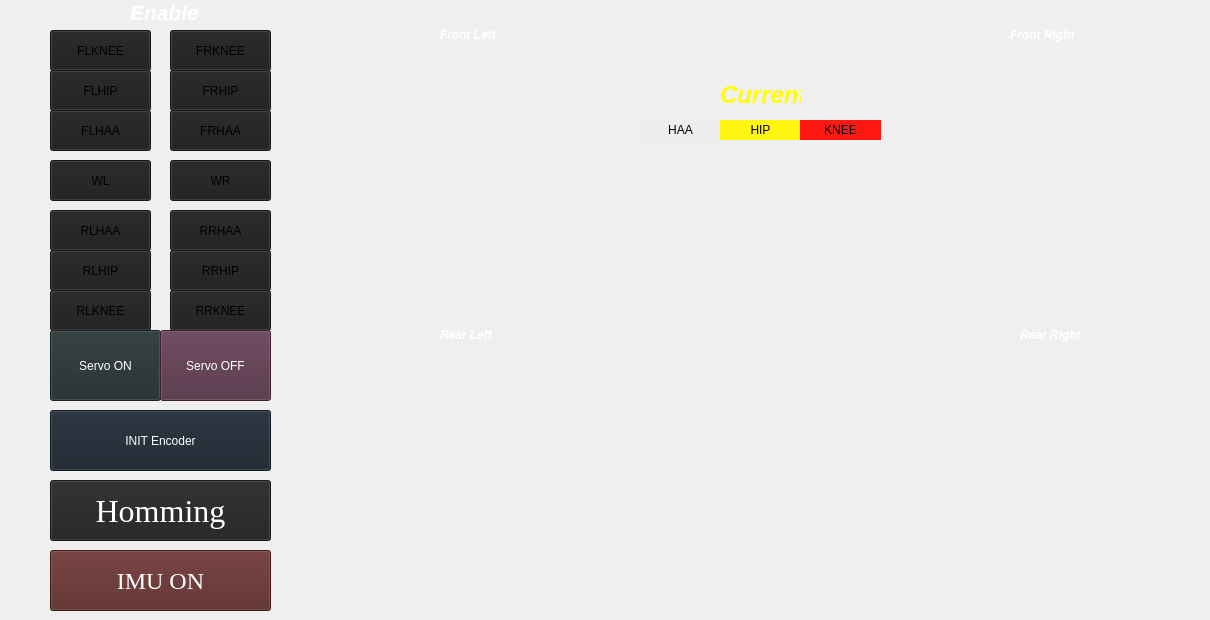
    <widget class="QWidget" name="Init">
     <attribute name="title">
      <string>Init</string>
     </attribute>
     <widget class="QPushButton" name="Homming">
      <property name="geometry">
       <rect>
        <x>50</x>
        <y>480</y>
        <width>221</width>
        <height>61</height>
       </rect>
      </property>
      <property name="font">
       <font>
        <family>Times new roman</family>
        <pointsize>24</pointsize>
        <italic>false</italic>
        <bold>false</bold>
       </font>
      </property>
      <property name="styleSheet">
       <string notr="true">background-color: rgb(35, 35, 35);

font: 24pt &quot;Times new roman&quot;;
color: white</string>
      </property>
      <property name="text">
       <string>Homming</string>
      </property>
      <property name="checkable">
       <bool>true</bool>
      </property>
      <property name="checked">
       <bool>false</bool>
      </property>
     </widget>
     <widget class="QPushButton" name="init_encoder">
      <property name="geometry">
       <rect>
        <x>50</x>
        <y>410</y>
        <width>221</width>
        <height>61</height>
       </rect>
      </property>
      <property name="styleSheet">
       <string notr="true">background-color: rgb(25, 35, 45);

font: 16pt &quot;Times new roman&quot;;
color: white</string>
      </property>
      <property name="text">
       <string>INIT Encoder</string>
      </property>
      <property name="checkable">
       <bool>false</bool>
      </property>
     </widget>
     <widget class="QCustomPlot" name="FL_current" native="true">
      <property name="geometry">
       <rect>
        <x>320</x>
        <y>60</y>
        <width>301</width>
        <height>211</height>
       </rect>
      </property>
     </widget>
     <widget class="QLabel" name="label">
      <property name="geometry">
       <rect>
        <x>640</x>
        <y>160</y>
        <width>241</width>
        <height>301</height>
       </rect>
      </property>
      <property name="text">
       <string>&lt;html&gt;&lt;head/&gt;&lt;body&gt;&lt;p&gt;&lt;img src=&quot;:/quad/1720255131921.png&quot;/&gt;&lt;/p&gt;&lt;/body&gt;&lt;/html&gt;</string>
      </property>
     </widget>
     <widget class="QCustomPlot" name="RL_current" native="true">
      <property name="geometry">
       <rect>
        <x>320</x>
        <y>360</y>
        <width>301</width>
        <height>211</height>
       </rect>
      </property>
     </widget>
     <widget class="QCustomPlot" name="FR_current" native="true">
      <property name="geometry">
       <rect>
        <x>900</x>
        <y>60</y>
        <width>301</width>
        <height>211</height>
       </rect>
      </property>
     </widget>
     <widget class="QCustomPlot" name="RR_current" native="true">
      <property name="geometry">
       <rect>
        <x>900</x>
        <y>360</y>
        <width>301</width>
        <height>211</height>
       </rect>
      </property>
     </widget>
     <widget class="QLabel" name="label_10">
      <property name="geometry">
       <rect>
        <x>440</x>
        <y>20</y>
        <width>71</width>
        <height>31</height>
       </rect>
      </property>
      <property name="text">
       <string>&lt;html&gt;&lt;head/&gt;&lt;body&gt;&lt;p&gt;&lt;span style=&quot; font-weight:700; font-style:italic; color:#ffffff;&quot;&gt;Front Left&lt;/span&gt;&lt;/p&gt;&lt;/body&gt;&lt;/html&gt;</string>
      </property>
     </widget>
     <widget class="QLabel" name="label_23">
      <property name="geometry">
       <rect>
        <x>440</x>
        <y>320</y>
        <width>71</width>
        <height>31</height>
       </rect>
      </property>
      <property name="text">
       <string>&lt;html&gt;&lt;head/&gt;&lt;body&gt;&lt;p&gt;&lt;span style=&quot; font-weight:700; font-style:italic; color:#ffffff;&quot;&gt;Rear Left&lt;/span&gt;&lt;/p&gt;&lt;/body&gt;&lt;/html&gt;</string>
      </property>
     </widget>
     <widget class="QLabel" name="label_24">
      <property name="geometry">
       <rect>
        <x>1020</x>
        <y>320</y>
        <width>81</width>
        <height>31</height>
       </rect>
      </property>
      <property name="text">
       <string>&lt;html&gt;&lt;head/&gt;&lt;body&gt;&lt;p&gt;&lt;span style=&quot; font-weight:700; font-style:italic; color:#ffffff;&quot;&gt;Rear Right&lt;/span&gt;&lt;/p&gt;&lt;/body&gt;&lt;/html&gt;</string>
      </property>
     </widget>
     <widget class="QLabel" name="label_25">
      <property name="geometry">
       <rect>
        <x>1010</x>
        <y>20</y>
        <width>81</width>
        <height>31</height>
       </rect>
      </property>
      <property name="text">
       <string>&lt;html&gt;&lt;head/&gt;&lt;body&gt;&lt;p&gt;&lt;span style=&quot; font-weight:700; font-style:italic; color:#ffffff;&quot;&gt;Front Right&lt;/span&gt;&lt;/p&gt;&lt;/body&gt;&lt;/html&gt;</string>
      </property>
     </widget>
     <widget class="QLabel" name="label_33">
      <property name="geometry">
       <rect>
        <x>720</x>
        <y>80</y>
        <width>81</width>
        <height>31</height>
       </rect>
      </property>
      <property name="text">
       <string>&lt;html&gt;&lt;head/&gt;&lt;body&gt;&lt;p&gt;&lt;span style=&quot; font-size:18pt; font-weight:700; font-style:italic; color:#ffff00;&quot;&gt;Current&lt;/span&gt;&lt;/p&gt;&lt;/body&gt;&lt;/html&gt;</string>
      </property>
     </widget>
     <widget class="QLabel" name="label_34">
      <property name="geometry">
       <rect>
        <x>640</x>
        <y>120</y>
        <width>81</width>
        <height>20</height>
       </rect>
      </property>
      <property name="styleSheet">
       <string notr="true">background-color: rgb(237, 237, 237);</string>
      </property>
      <property name="text">
       <string>&lt;html&gt;&lt;head/&gt;&lt;body&gt;&lt;p align=&quot;center&quot;&gt;&lt;span style=&quot; color:#000000;&quot;&gt;HAA&lt;/span&gt;&lt;/p&gt;&lt;/body&gt;&lt;/html&gt;</string>
      </property>
     </widget>
     <widget class="QLabel" name="label_35">
      <property name="geometry">
       <rect>
        <x>720</x>
        <y>120</y>
        <width>81</width>
        <height>20</height>
       </rect>
      </property>
      <property name="styleSheet">
       <string notr="true">background-color: rgb(255, 246, 18);</string>
      </property>
      <property name="text">
       <string>&lt;html&gt;&lt;head/&gt;&lt;body&gt;&lt;p align=&quot;center&quot;&gt;&lt;span style=&quot; color:#000000;&quot;&gt;HIP&lt;/span&gt;&lt;/p&gt;&lt;/body&gt;&lt;/html&gt;</string>
      </property>
     </widget>
     <widget class="QLabel" name="label_36">
      <property name="geometry">
       <rect>
        <x>800</x>
        <y>120</y>
        <width>81</width>
        <height>20</height>
       </rect>
      </property>
      <property name="styleSheet">
       <string notr="true">background-color: rgb(255, 24, 18);</string>
      </property>
      <property name="text">
       <string>&lt;html&gt;&lt;head/&gt;&lt;body&gt;&lt;p align=&quot;center&quot;&gt;&lt;span style=&quot; color:#000000;&quot;&gt;KNEE&lt;/span&gt;&lt;/p&gt;&lt;/body&gt;&lt;/html&gt;</string>
      </property>
     </widget>
     <widget class="QPushButton" name="FLKNEE">
      <property name="geometry">
       <rect>
        <x>50</x>
        <y>30</y>
        <width>101</width>
        <height>41</height>
       </rect>
      </property>
      <property name="styleSheet">
       <string notr="true">background-color: rgb(30, 30, 30);</string>
      </property>
      <property name="text">
       <string>FLKNEE</string>
      </property>
      <property name="checkable">
       <bool>true</bool>
      </property>
     </widget>
     <widget class="QPushButton" name="FLHIP">
      <property name="geometry">
       <rect>
        <x>50</x>
        <y>70</y>
        <width>101</width>
        <height>41</height>
       </rect>
      </property>
      <property name="styleSheet">
       <string notr="true">background-color: rgb(30, 30, 30);</string>
      </property>
      <property name="text">
       <string>FLHIP</string>
      </property>
      <property name="checkable">
       <bool>true</bool>
      </property>
     </widget>
     <widget class="QPushButton" name="FLHAA">
      <property name="geometry">
       <rect>
        <x>50</x>
        <y>110</y>
        <width>101</width>
        <height>41</height>
       </rect>
      </property>
      <property name="styleSheet">
       <string notr="true">background-color: rgb(30, 30, 30);</string>
      </property>
      <property name="text">
       <string>FLHAA</string>
      </property>
      <property name="checkable">
       <bool>true</bool>
      </property>
     </widget>
     <widget class="QPushButton" name="RLHIP">
      <property name="geometry">
       <rect>
        <x>50</x>
        <y>250</y>
        <width>101</width>
        <height>41</height>
       </rect>
      </property>
      <property name="styleSheet">
       <string notr="true">background-color: rgb(30, 30, 30);</string>
      </property>
      <property name="text">
       <string>RLHIP</string>
      </property>
      <property name="checkable">
       <bool>true</bool>
      </property>
     </widget>
     <widget class="QPushButton" name="RLHAA">
      <property name="geometry">
       <rect>
        <x>50</x>
        <y>210</y>
        <width>101</width>
        <height>41</height>
       </rect>
      </property>
      <property name="styleSheet">
       <string notr="true">background-color: rgb(30, 30, 30);</string>
      </property>
      <property name="text">
       <string>RLHAA</string>
      </property>
      <property name="checkable">
       <bool>true</bool>
      </property>
     </widget>
     <widget class="QPushButton" name="RLKNEE">
      <property name="geometry">
       <rect>
        <x>50</x>
        <y>290</y>
        <width>101</width>
        <height>41</height>
       </rect>
      </property>
      <property name="styleSheet">
       <string notr="true">background-color: rgb(30, 30, 30);</string>
      </property>
      <property name="text">
       <string>RLKNEE</string>
      </property>
      <property name="checkable">
       <bool>true</bool>
      </property>
     </widget>
     <widget class="QPushButton" name="FRHIP">
      <property name="geometry">
       <rect>
        <x>170</x>
        <y>70</y>
        <width>101</width>
        <height>41</height>
       </rect>
      </property>
      <property name="styleSheet">
       <string notr="true">background-color: rgb(30, 30, 30);</string>
      </property>
      <property name="text">
       <string>FRHIP</string>
      </property>
      <property name="checkable">
       <bool>true</bool>
      </property>
     </widget>
     <widget class="QPushButton" name="FRKNEE">
      <property name="geometry">
       <rect>
        <x>170</x>
        <y>30</y>
        <width>101</width>
        <height>41</height>
       </rect>
      </property>
      <property name="styleSheet">
       <string notr="true">background-color: rgb(30, 30, 30);</string>
      </property>
      <property name="text">
       <string>FRKNEE</string>
      </property>
      <property name="checkable">
       <bool>true</bool>
      </property>
     </widget>
     <widget class="QPushButton" name="RRKNEE">
      <property name="geometry">
       <rect>
        <x>170</x>
        <y>290</y>
        <width>101</width>
        <height>41</height>
       </rect>
      </property>
      <property name="styleSheet">
       <string notr="true">background-color: rgb(30, 30, 30);</string>
      </property>
      <property name="text">
       <string>RRKNEE</string>
      </property>
      <property name="checkable">
       <bool>true</bool>
      </property>
     </widget>
     <widget class="QPushButton" name="RRHAA">
      <property name="geometry">
       <rect>
        <x>170</x>
        <y>210</y>
        <width>101</width>
        <height>41</height>
       </rect>
      </property>
      <property name="styleSheet">
       <string notr="true">background-color: rgb(30, 30, 30);</string>
      </property>
      <property name="text">
       <string>RRHAA</string>
      </property>
      <property name="checkable">
       <bool>true</bool>
      </property>
     </widget>
     <widget class="QPushButton" name="FRHAA">
      <property name="geometry">
       <rect>
        <x>170</x>
        <y>110</y>
        <width>101</width>
        <height>41</height>
       </rect>
      </property>
      <property name="styleSheet">
       <string notr="true">background-color: rgb(30, 30, 30);</string>
      </property>
      <property name="text">
       <string>FRHAA</string>
      </property>
      <property name="checkable">
       <bool>true</bool>
      </property>
     </widget>
     <widget class="QPushButton" name="RRHIP">
      <property name="geometry">
       <rect>
        <x>170</x>
        <y>250</y>
        <width>101</width>
        <height>41</height>
       </rect>
      </property>
      <property name="styleSheet">
       <string notr="true">background-color: rgb(30, 30, 30);</string>
      </property>
      <property name="text">
       <string>RRHIP</string>
      </property>
      <property name="checkable">
       <bool>true</bool>
      </property>
     </widget>
     <widget class="QLabel" name="label_6">
      <property name="geometry">
       <rect>
        <x>130</x>
        <y>0</y>
        <width>71</width>
        <height>21</height>
       </rect>
      </property>
      <property name="text">
       <string>&lt;html&gt;&lt;head/&gt;&lt;body&gt;&lt;p&gt;&lt;span style=&quot; font-size:16pt; font-weight:700; font-style:italic; color:#ffffff;&quot;&gt;Enable&lt;/span&gt;&lt;/p&gt;&lt;/body&gt;&lt;/html&gt;</string>
      </property>
     </widget>
     <widget class="QPushButton" name="WL">
      <property name="geometry">
       <rect>
        <x>50</x>
        <y>160</y>
        <width>101</width>
        <height>41</height>
       </rect>
      </property>
      <property name="styleSheet">
       <string notr="true">background-color: rgb(30, 30, 30);</string>
      </property>
      <property name="text">
       <string>WL</string>
      </property>
      <property name="checkable">
       <bool>true</bool>
      </property>
     </widget>
     <widget class="QPushButton" name="WR">
      <property name="geometry">
       <rect>
        <x>170</x>
        <y>160</y>
        <width>101</width>
        <height>41</height>
       </rect>
      </property>
      <property name="styleSheet">
       <string notr="true">background-color: rgb(30, 30, 30);</string>
      </property>
      <property name="text">
       <string>WR</string>
      </property>
      <property name="checkable">
       <bool>true</bool>
      </property>
     </widget>
     <widget class="QPushButton" name="servo_on">
      <property name="geometry">
       <rect>
        <x>50</x>
        <y>330</y>
        <width>111</width>
        <height>71</height>
       </rect>
      </property>
      <property name="styleSheet">
       <string notr="true">background-color: rgb(35, 45, 45);

font: 16pt &quot;Times new roman&quot;;
color: white</string>
      </property>
      <property name="text">
       <string>Servo ON</string>
      </property>
      <property name="checkable">
       <bool>true</bool>
      </property>
     </widget>
     <widget class="QPushButton" name="servo_off">
      <property name="geometry">
       <rect>
        <x>160</x>
        <y>330</y>
        <width>111</width>
        <height>71</height>
       </rect>
      </property>
      <property name="styleSheet">
       <string notr="true">background-color: rgb(80, 45, 65);

font: 16pt &quot;Times new roman&quot;;
color: white</string>
      </property>
      <property name="text">
       <string>Servo OFF</string>
      </property>
      <property name="checkable">
       <bool>true</bool>
      </property>
     </widget>
     <widget class="QPushButton" name="IMU_on">
      <property name="geometry">
       <rect>
        <x>50</x>
        <y>550</y>
        <width>221</width>
        <height>61</height>
       </rect>
      </property>
      <property name="font">
       <font>
        <family>Times new roman</family>
        <pointsize>18</pointsize>
        <italic>false</italic>
        <bold>false</bold>
       </font>
      </property>
      <property name="styleSheet">
       <string notr="true">background-color: rgb(85, 35, 35);

font: 18pt &quot;Times new roman&quot;;
color: white</string>
      </property>
      <property name="text">
       <string>IMU ON</string>
      </property>
      <property name="checkable">
       <bool>false</bool>
      </property>
      <property name="checked">
       <bool>false</bool>
      </property>
     </widget>
    </widget>
